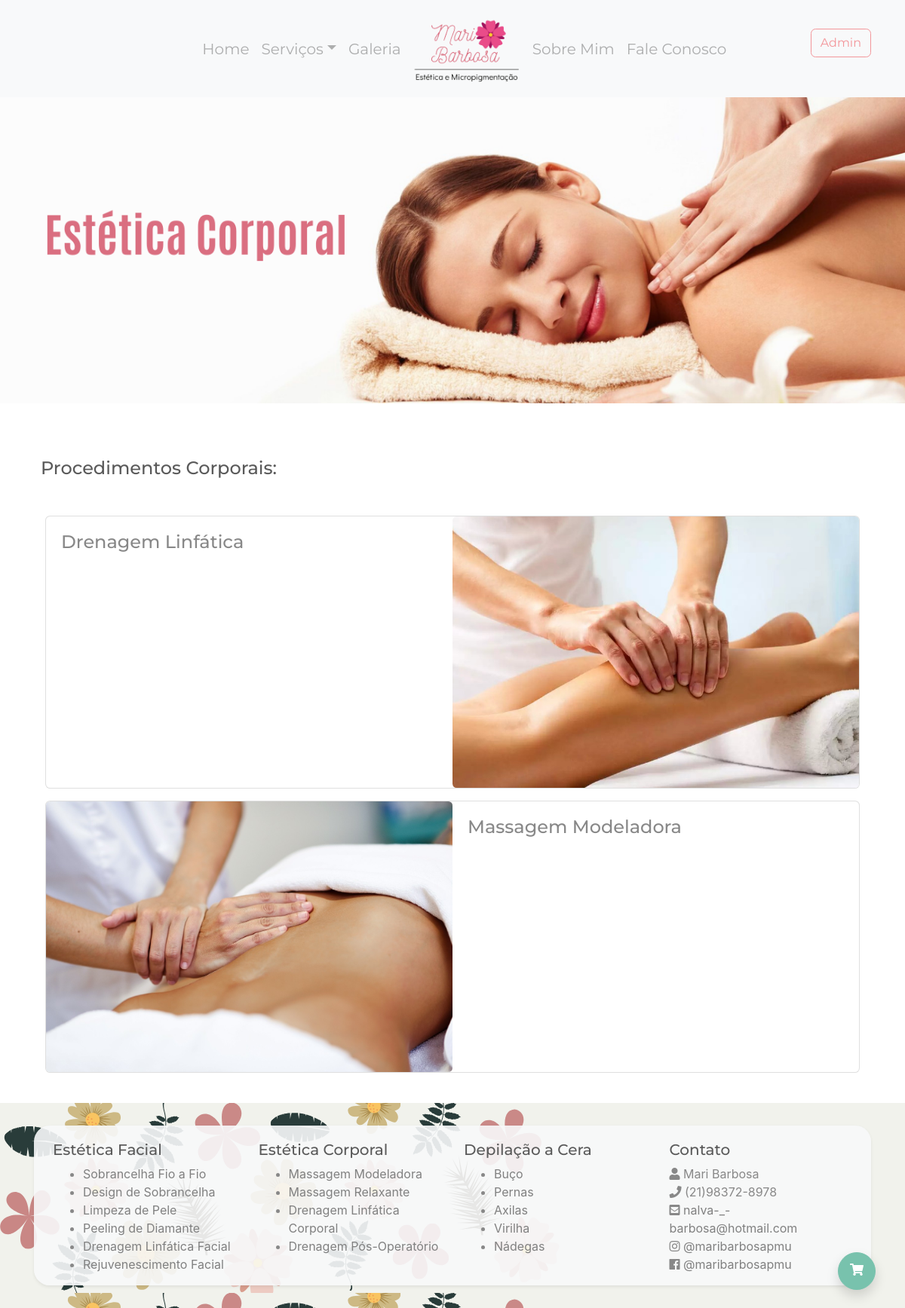
The app's page /corporal (signed in), older data.
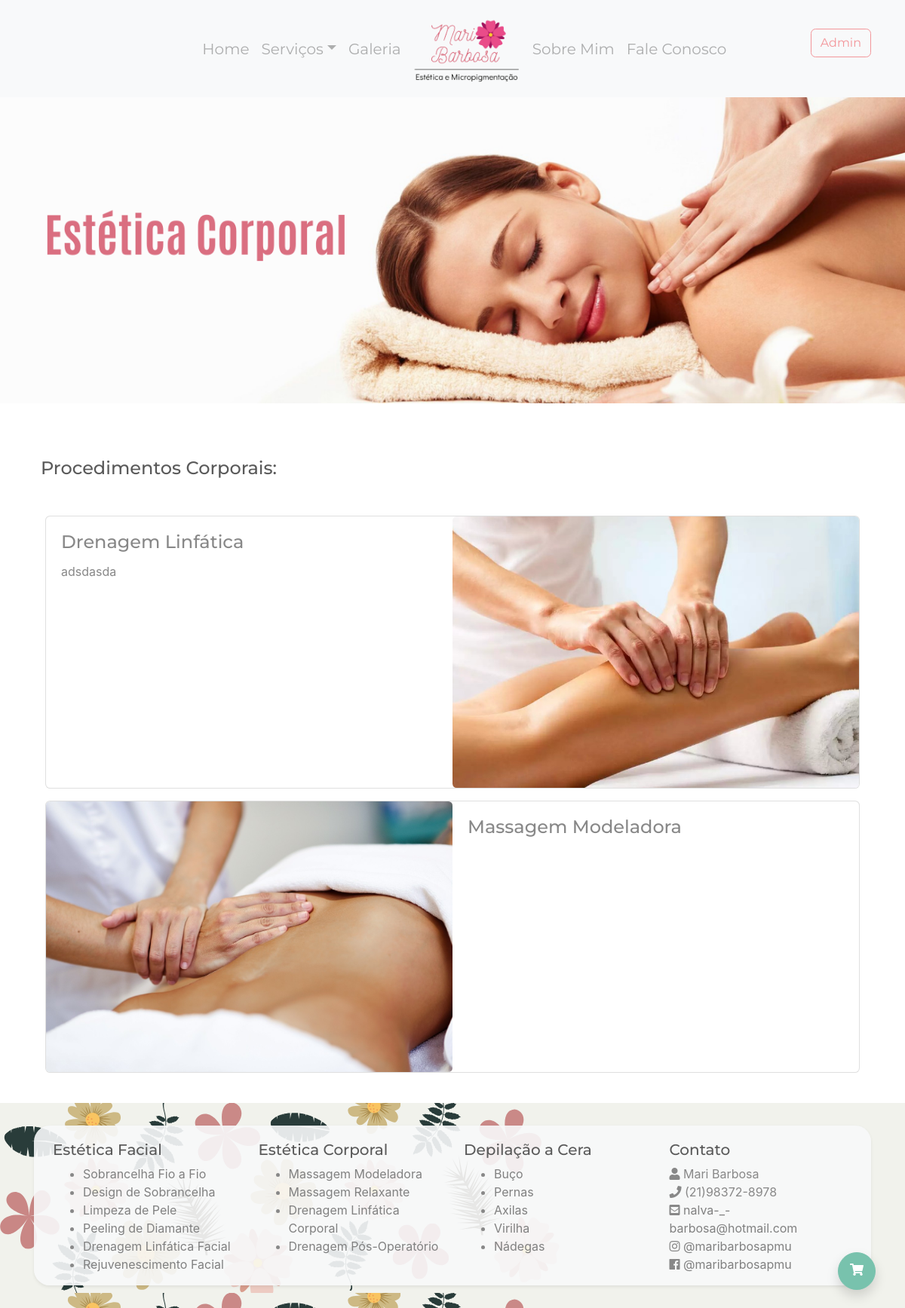
The same page, newer data.
### meuSite/models.py (models this page shows, shortened)
class Servico(models.Model):
    tipo = models.ForeignKey(TipoServico, on_delete=models.CASCADE)
    nome = models.CharField('Servico', max_length=200, db_index=True)
    tag = models.SlugField('Tag', max_length=100, default=' ')
    imagem = models.CharField('Imagem', max_length=200)
    descricao = models.TextField(blank=True)
    user = models.ForeignKey(settings.AUTH_USER_MODEL,
                             related_name='servicos',
                             on_delete=models.DO_NOTHING,
                             null=True)
    preco = models.DecimalField('Preco', max_digits=10, decimal_places=2, default=0)
    class Meta:
        db_table = 'servico'
        ordering = ('nome',)
    def get_absolute_path(self):
        return reverse('estetica:servico', args=[self.id, self.tag])

### meuSite/views.py (the view)
# urls.py: path('corporal', views.corporal, name='corporal'),
def corporal(request):
    corporais = Servico.objects.filter(tipo__nome__contains='corporal')
    return render(request, 'corporal.html', {'servicos': corporais})

### meuSite/templates/corporal.html (shortened to what this page needs)
{% extends "base.html" %}
{% load static %}
{% block estilo %}
    <link rel="stylesheet" type="text/css" href="{% static 'css/facial.css' %}"/>
{% endblock estilo %}
{% block conteudo %}
    {% static "images" as baseUrl %}
    <header id="header" class="mb-4" style="margin-top: 120px;">
        <img class="d-block w-100" src="{{ baseUrl }}/corporal-header.png" alt="Tratamentos Corporais">
    </header>
    <div class="container my-4">
        <div class="block">
            <div class="row">
                <div class="col-12 p-4">
                    <h4 id="procedimentosCorporais" class="mb-0 pt-4 pb-4">Procedimentos Corporais:</h4>
                </div>
                <div class="col-12">
                    {% for servico in servicos %}
                        <div class="col-12" id="{{ servico.tag }}">
                            <a class="card mb-3" data-toggle="tooltip" data-placement="top"
                               title="Clique para mais informações"
                               href="{{ servico.get_absolute_path }}">
                                <div class="row no-gutters">
                                    {% if forloop.counter0|divisibleby:2 == 0 %}
                                        <div class="col-6 d-none d-md-inline-block">
                                            <img src="{{ baseUrl }}/{{ servico.imagem }}" class="card-img">
                                        </div>
                                        <div class="col-6 d-none d-md-inline-block">
                                            <div class="card-body">
                                                <h4 class="card-title">{{ servico.nome }}</h4>
                                            </div>
                                        </div>
                                    {% else %}
                                        <div class="col-6 d-none d-md-inline-block">
                                            <div class="card-body">
                                                <h4 class="card-title">{{ servico.nome }}</h4>
                                                <p class="card-text">{{ servico.descricao }}</p>
                                            </div>
                                        </div>
                                        <div class="col-6 d-none d-md-inline-block">
                                            <img src="{{ baseUrl }}/{{ servico.imagem }}" class="card-img">
                                        </div>
                                    {% endif %}
                                </div>
                            </a>
                        </div>
                    {% endfor %}
                </div>
            </div>
        </div>
    </div>
{% endblock conteudo %}

Row changes from the older to the newer data that the page shows:
changed Servico "Drenagem Linfática": descricao (not shown) → "adsdasda"
